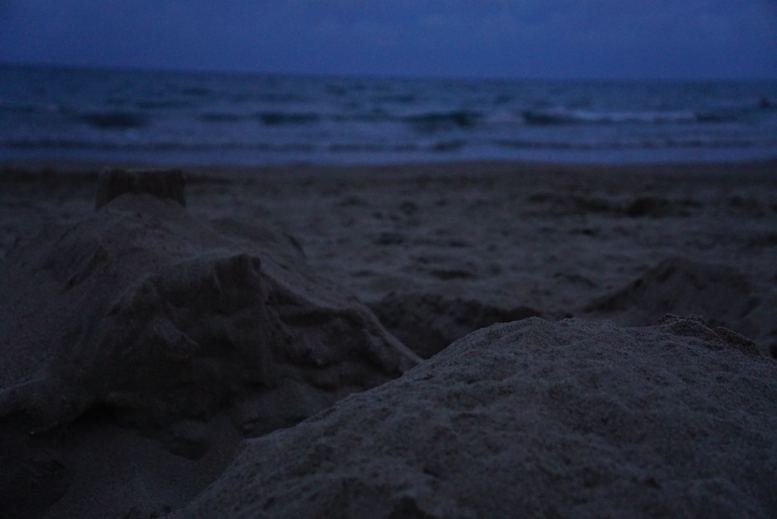
%> input picture graf/GRAFIKA/plaza1.png, 777 x 519 px
$ octave lab2.m   (GNU Octave 9; MATLAB toolbox functions it lacks are replaced by stand-ins)
%> lines starting %> are read from the running program, lines starting %| are printed output that depends on the picture; in (x1, y1, x2, y2) boxes, pixels count from 0 and x2, y2 are one past the last pixel; in counts of white or black regions, pixels touching at a corner belong together; the program's own positions count from 1
%----LAB2-----
%---ZROB-PRZEKSZTALCENIE-LINIOWE-NAJTRUDNIEJSZY-PRZYKLAD-NA-KOLOKWIUM
%--Zadanie1---

plaza_unit8 = imread('plaza1.png');
%> plaza_unit8 is the input picture: size 519x777x3 uint8; mean R, G, B 34.7, 42.5, 63.6
plaza_dbl = double(plaza_unit8);

[rows, cols, channels] = size(plaza_dbl);
%> rows = 519; cols = 777; channels = 3

czerwony = zeros(rows, cols, channels);

% [8 lines of commented-out code are left out]
tmp = plaza_dbl;

plaza_dbl(:,:,3) = plaza_dbl(:,:,1);
plaza_dbl(:,:,1) = tmp(:,:,3);
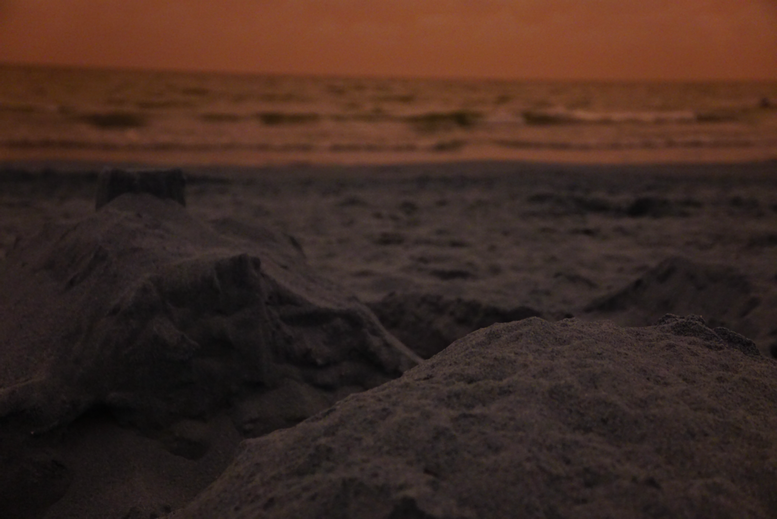
%> plaza_dbl: size 519x777x3 double; mean R, G, B 63.6, 42.5, 34.7
%imshow(plaza_dbl/255);

%---Zadanie2----

plaza2 = tmp;

vectorR = vec(plaza2(:,:,1));
vectorG = vec(plaza2(:,:,2));
vectorB = vec(plaza2(:,:,3));


figure;

subplot(2, 2, 1);
hist(vec(plaza2),100);
title('R+G+B');

subplot(2, 2, 2);
hist(vectorR,100, "r");
title('R');

subplot(2, 2, 3);
hist(vectorG,100, "g");
title('G');

subplot(2, 2, 4);
hist(vectorB,100, "b");
title('B');


%imshow(plaza2/255);

%----Zadanie3----

%---minimalna_wartosc_pikesli

zadanie3 = imread('plaza1.png');
original = double(zadanie3);

min_pixel_value = min(original(:));
%> min_pixel_value = 2
max_pixel_value = max(original(:));
%> max_pixel_value = 145

przeskalowane = (original - min_pixel_value) / (max_pixel_value - min_pixel_value) * 255;

%----Porownanie dwoch zdjec
subplot(1, 2, 1);
imshow(original /255);
title('Przed');

subplot(1, 2, 2);
imshow(przeskalowane /255);
title('Po');

vectorR1 = vec(original(:,:,1));
vectorG1 = vec(original(:,:,2));
vectorB1 = vec(original(:,:,3));

vectorR2 = vec(przeskalowane(:,:,1));
vectorG2 = vec(przeskalowane(:,:,2));
vectorB2 = vec(przeskalowane(:,:,3));

%-----Histogram dla oryginalu
figure;

subplot(2, 2, 1);
hist(vec(original),100);
title('R+G+B');

subplot(2, 2, 2);
hist(vectorR1,100, "r");
title('R');

subplot(2, 2, 3);
hist(vectorG1,100, "g");
title('G');

subplot(2, 2, 4);
hist(vectorB1,100, "b");
title('B');
%> figure, not shown here; panel 1: tallest bar 61013 high, from x = 40.61 to 42.04; panel 2: tallest bar 14630 high, from x = 40.86 to 41.53; panel 3: tallest bar 9755 high, from x = 45.2 to 46.1; panel 4: tallest bar 14695 high, from x = 44.9 to 46.33

% [24 lines of commented-out code are left out]
red_channel = original(:, :, 1);
green_channel = original(:, :, 2);
blue_channel = original(:, :, 3);
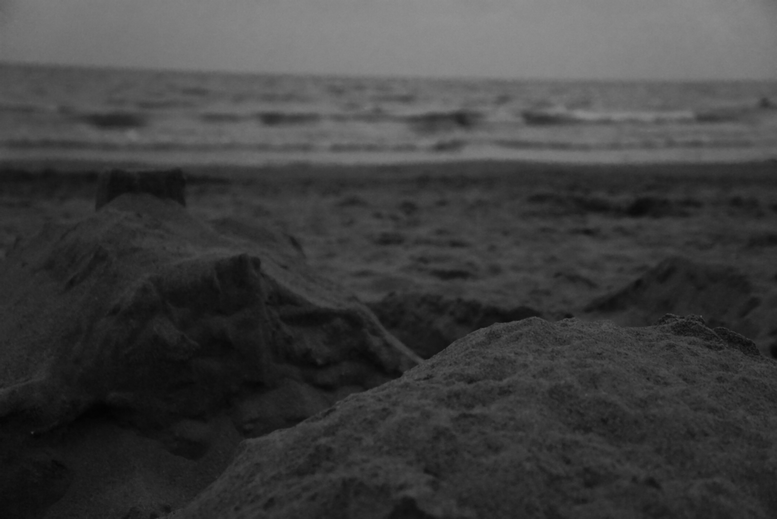
%> blue_channel: size 519x777 double; min 2, max 145, mean 63.6


% CZERWONY
min_red = min(red_channel(:));
%> min_red = 2
max_red = max(red_channel(:));
%> max_red = 69

scaled_red_channel = (red_channel - min_red) / ((max_red - min_red));

% ZIELONY

min_green = min(green_channel(:));
%> min_green = 2
max_green = max(green_channel(:));
%> max_green = 92

scaled_green_channel = (green_channel - min_green) / ((max_green - min_green));

% NIEBIESKI

min_blue = min(blue_channel(:));
%> min_blue = 2
max_blue = max(blue_channel(:));
%> max_blue = 145

scaled_blue_channel = (blue_channel - min_blue) / ((max_blue - min_blue));


% Skladanie obrazu w calosc

skladak = cat(3, scaled_red_channel, scaled_green_channel, scaled_blue_channel);

% Wyświetl obraz i histogramy dla każdej składowej koloru
figure;

subplot(2, 2, 1);
imshow(original/255 );
title('Oryginalny obraz');

subplot(2, 2, 2);
imshow(skladak);
title('Obraz po rozciągnięciu histogramu');

vectorR3 = vec(skladak(:,:,1));
vectorG3 = vec(skladak(:,:,2));
vectorB3 = vec(skladak(:,:,3));

%-----Histogram-dla-przeskalowanego
figure;

subplot(2, 2, 1);
hist(vec(skladak),100);
title('R+G+B');

subplot(2, 2, 2);
hist(vectorR3,100, "r");
title('Rp');

subplot(2, 2, 3);
hist(vectorG3,100, "g");
title('Gp');

subplot(2, 2, 4);
hist(vectorB3,100, "b");
title('Bp');
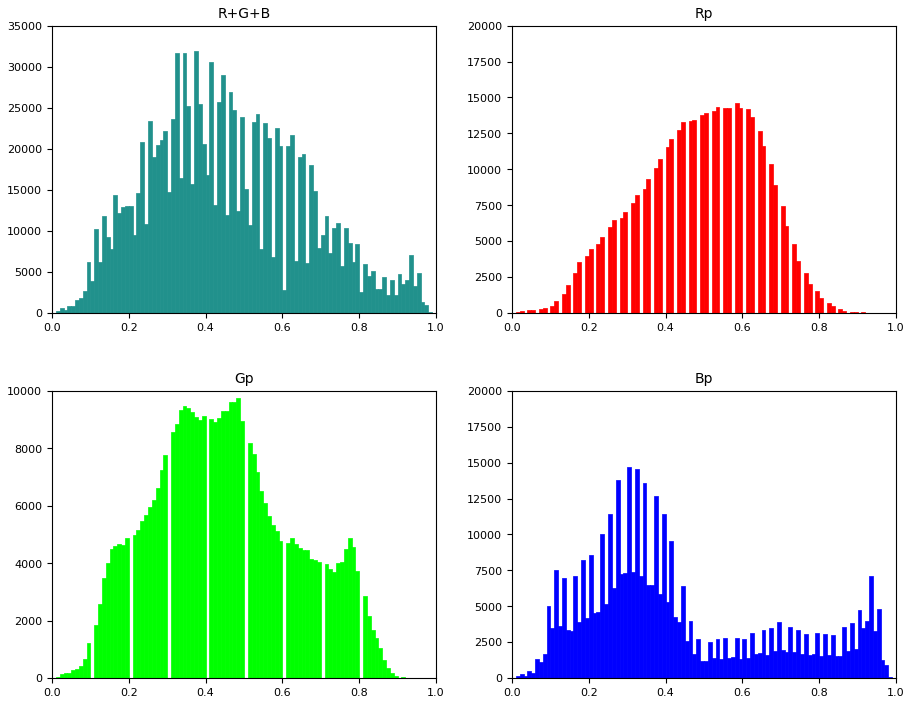
%> figure redrawn from the program's plot data, 4 panels; panel 1: tallest bar 31875 high, from x = 0.37 to 0.38; panel 2: tallest bar 14630 high, from x = 0.58 to 0.59; panel 3: tallest bar 9755 high, from x = 0.48 to 0.49; panel 4: tallest bar 14695 high, from x = 0.3 to 0.31

% Zadanie5

% Wartosci do przeskalowanie

red_values = red_channel(:);
green_values = green_channel(:);
blue_values = blue_channel(:);

% liczenie decyli
decile_1 = round(prctile(red_values, 10));
%> decile_1 = 20
decile_9 = round(prctile(red_values, 90));
%> decile_9 = 47

scaled_red_channel1 = red_channel;
scaled_red_channel1(scaled_red_channel1 < decile_1) = 0;
scaled_red_channel1(scaled_red_channel1 > decile_9) = 255;
scaled_red_channel1(scaled_red_channel1 >= decile_1 & scaled_red_channel1 <= decile_9) = ...
    ((scaled_red_channel1(scaled_red_channel1 >= decile_1 & scaled_red_channel1 <= decile_9) - decile_1) ...
    / (decile_9 - decile_1) * 255);
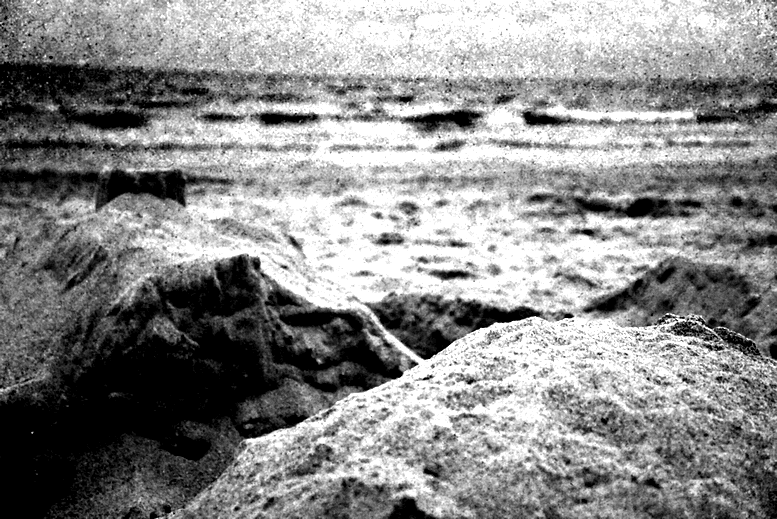
%> scaled_red_channel1: size 519x777 double; min 0, max 255, mean 139.3

%%%%%%%%%%%%%%%%%%%%%%%%%%

decile_1 = round(prctile(green_values, 10));
%> decile_1 = 21
decile_9 = round(prctile(green_values, 90));
%> decile_9 = 67

scaled_green_channel1 = green_channel;
scaled_green_channel1(scaled_green_channel1 < decile_1) = 0;
scaled_green_channel1(scaled_green_channel1 > decile_9) = 255;
scaled_green_channel1(scaled_green_channel1 >= decile_1 & scaled_green_channel1 <= decile_9) = ...
    ((scaled_green_channel1(scaled_green_channel1 >= decile_1 & scaled_green_channel1 <= decile_9) - decile_1) ...
    / (decile_9 - decile_1) * 255);
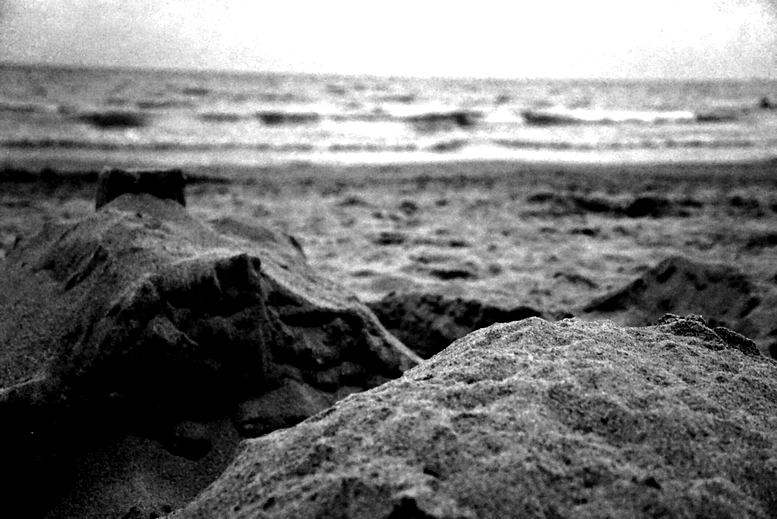
%> scaled_green_channel1: size 519x777 double; min 0, max 255, mean 118.9

%%%%%%%%%%%%%%%%%%%%%%%%%%%%%%%

decile_1 = round(prctile(blue_values, 10));
%> decile_1 = 25
decile_9 = round(prctile(blue_values, 90));
%> decile_9 = 125

scaled_blue_channel1 = blue_channel;
scaled_blue_channel1(scaled_blue_channel1 < decile_1) = 0;
%> scaled_blue_channel1: size 519x777 double; 9.59% of pixels changed, all inside (x1, y1, x2, y2) = (0, 172, 777, 519)
scaled_blue_channel1(scaled_blue_channel1 > decile_9) = 255;
%> scaled_blue_channel1: size 519x777 double; min 0, max 255, mean 73.6
scaled_blue_channel1(scaled_blue_channel1 >= decile_1 & scaled_blue_channel1 <= decile_9) = ...
    ((scaled_blue_channel1(scaled_blue_channel1 >= decile_1 & scaled_blue_channel1 <= decile_9) - decile_1) ...
    / (decile_9 - decile_1) * 255);

scaled_image = cat(3, scaled_red_channel1, scaled_green_channel1, scaled_blue_channel1);
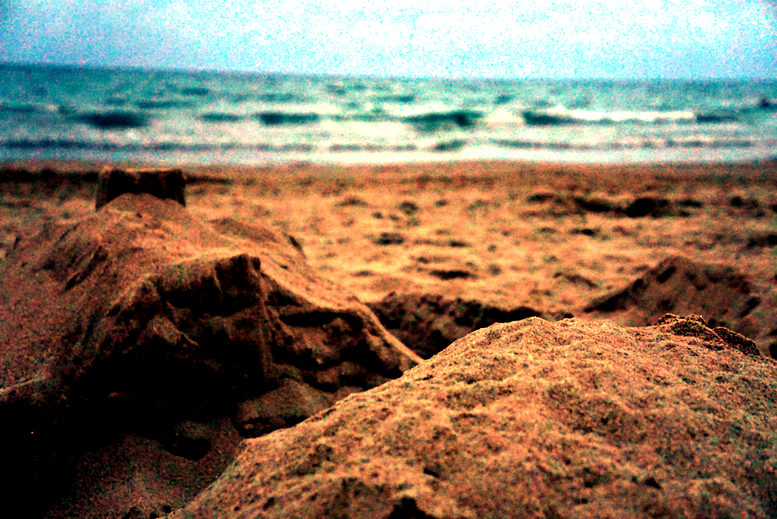
%> scaled_image: size 519x777x3 double; mean R, G, B 139.3, 118.9, 97.9
reddd = vec(scaled_image(:,:,1));
figure;

subplot(2, 2, 1);
imshow(original /255);
title('Oryginalny obraz');

subplot(2, 2, 2);
imshow(scaled_image /255);
title('Obraz po rozciągnięciu histogramu z usuwaniem ogona');

subplot(2, 2, 3);
hist(vectorR1,100, "r");
title('Histogram kanału czerwonego (oryginał)');

subplot(2, 2, 4);
hist(reddd,100, "r");
title('Histogram kanału czerwonego (po rozciągnięciu)');
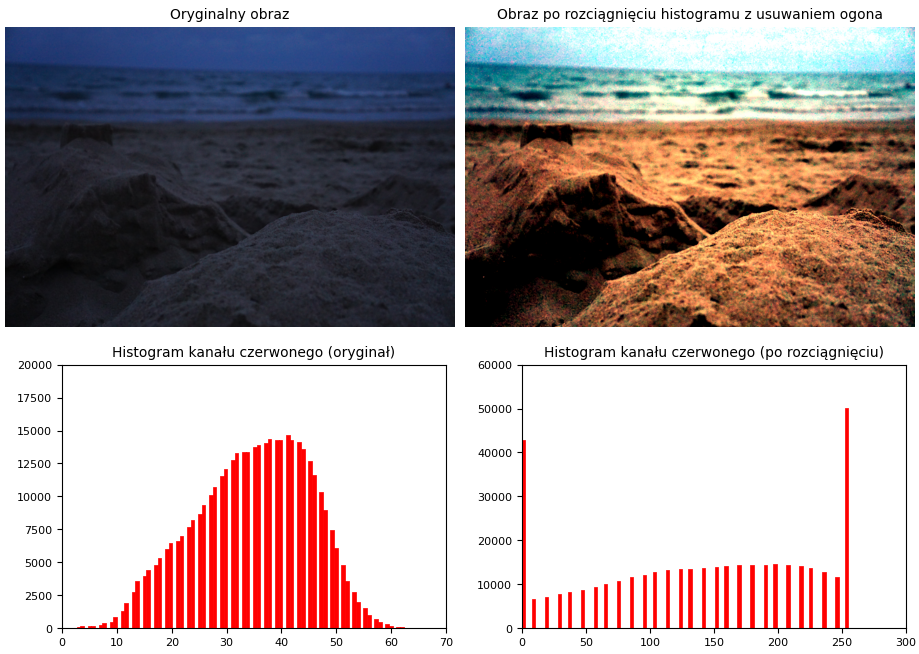
%> figure redrawn from the program's plot data, 4 panels
